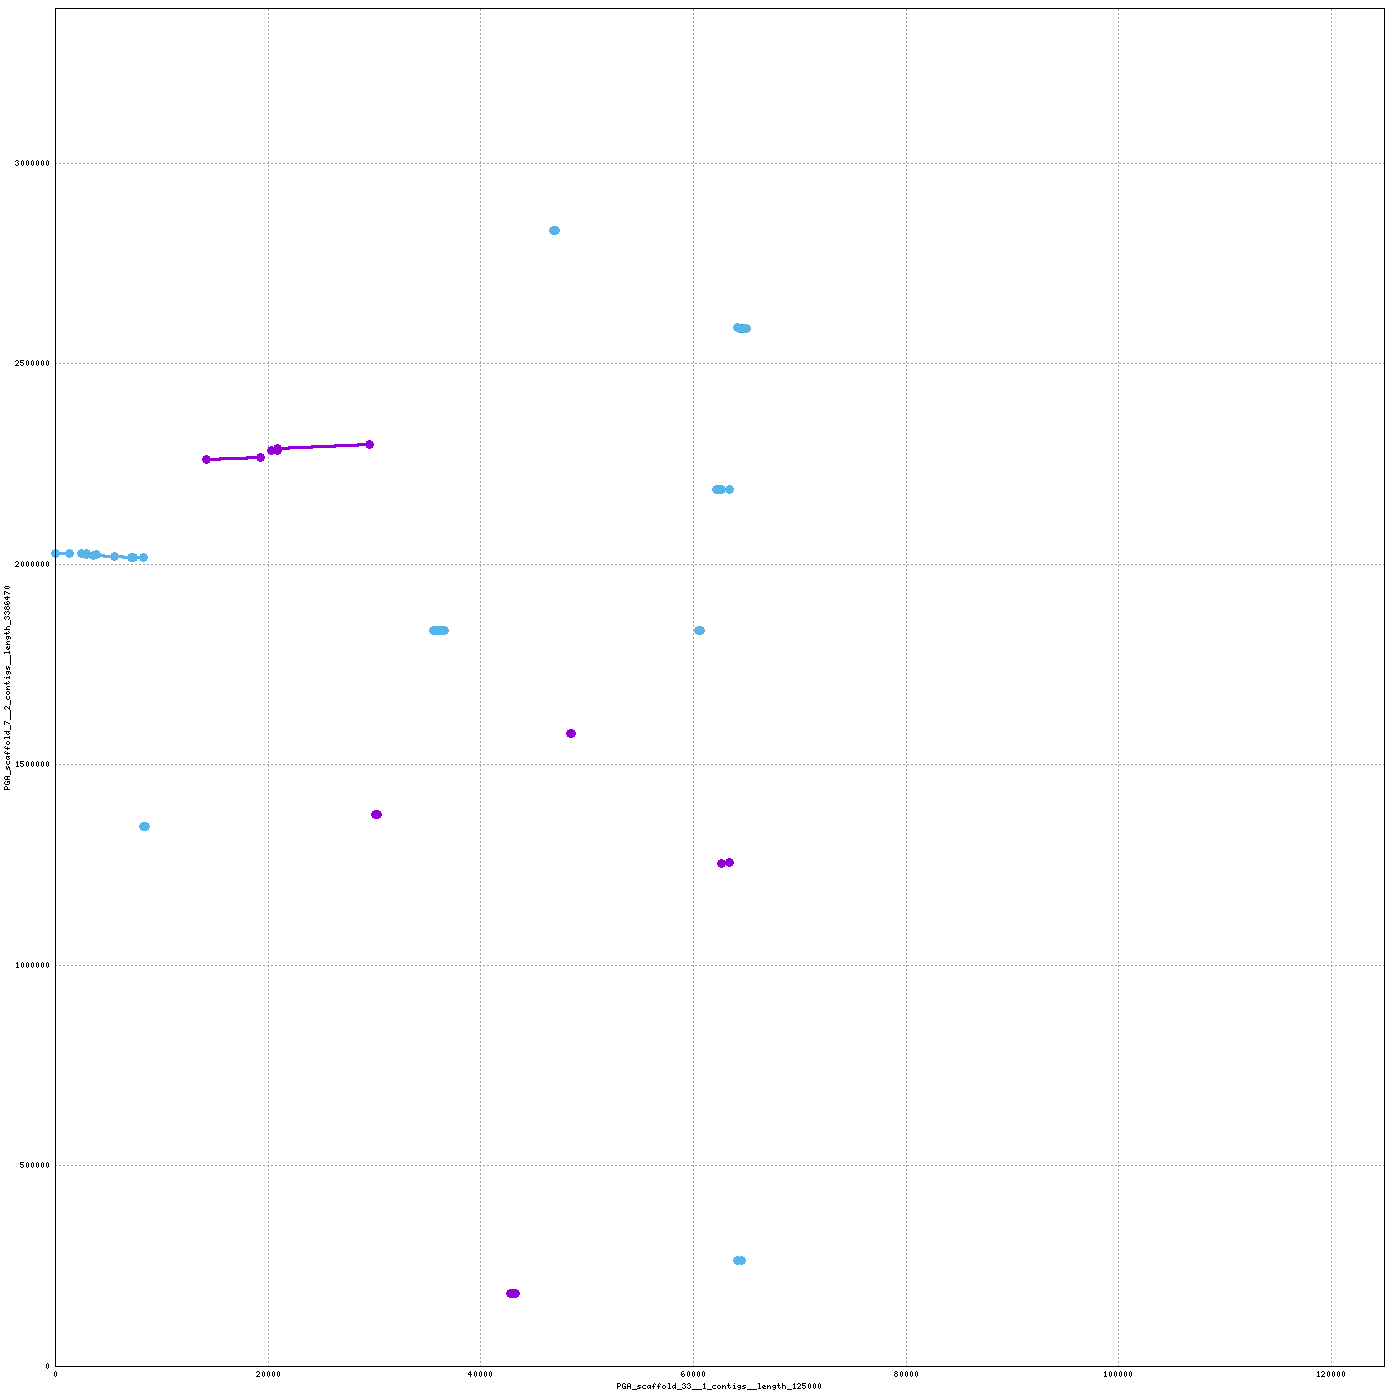

Write the gnuplot code that produced this figure.
set terminal png tiny size 1400,1400
set output "/home/mike/Desktop/scripts/snakes/plot_pairs/hiCversion1.linear/nucmer/nucmer.65.png"
set size 1,1
set grid
unset key
set border 15
set tics scale 0
set xlabel "PGA_scaffold_33__1_contigs__length_125000"
set ylabel "PGA_scaffold_7__2_contigs__length_3386470"
set format "%.0f"
set mouse format "%.0f"
set mouse mouseformat "[%.0f, %.0f]"
if(GPVAL_VERSION < 5) set mouse clipboardformat "[%.0f, %.0f]"
set xrange [1:125000]
set yrange [1:3386470]
set style line 1  lt 1 lw 3 pt 6 ps 1
set style line 2  lt 3 lw 3 pt 6 ps 1
set style line 3  lt 2 lw 3 pt 6 ps 1
plot \
 "/home/mike/Desktop/scripts/snakes/plot_pairs/hiCversion1.linear/nucmer/nucmer.65.fplot" title "FWD" w lp ls 1, \
 "/home/mike/Desktop/scripts/snakes/plot_pairs/hiCversion1.linear/nucmer/nucmer.65.rplot" title "REV" w lp ls 2
